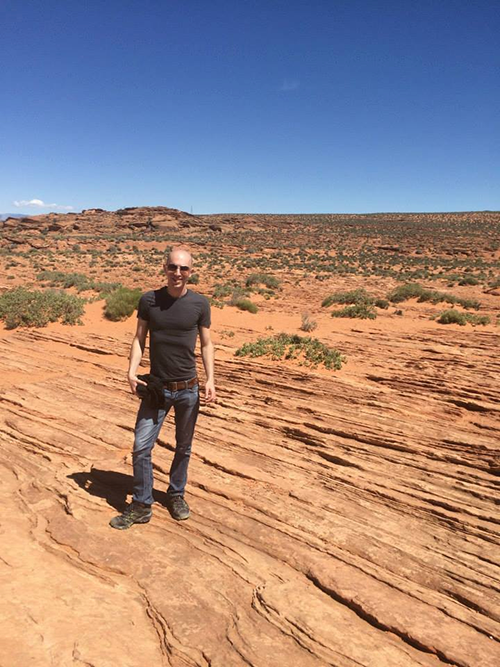
#> input picture Image_processing/face_detection/images/adrian.png, 500 x 667 px
$ python flipping.py ../face_detection/images/adrian.png
#> lines starting #> are read from the running program, lines starting #| are printed output that depends on the picture
# USAGE
# python flipping.py minions.jpg

# import the necessary packages

import cv2
import sys


img = sys.argv[1]
# load the image and show it
image = cv2.imread(img)
#> image is the input picture: shape (667, 500, 3); mean B, G, R 128.5, 135.5, 159.5
cv2.imshow("Original", image)

# flip the image horizontally
flipped = cv2.flip(image, 1)
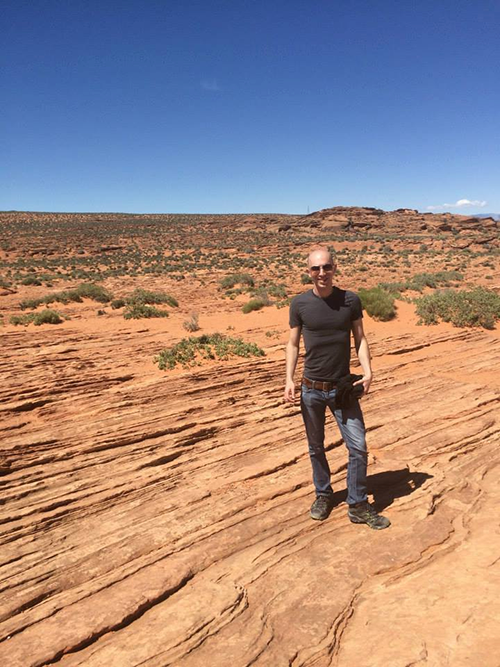
#> flipped: shape (667, 500, 3); mean B, G, R 128.5, 135.5, 159.5
cv2.imshow("Flipped Horizontally", flipped)

# flip the image vertically
flipped = cv2.flip(image, 0)
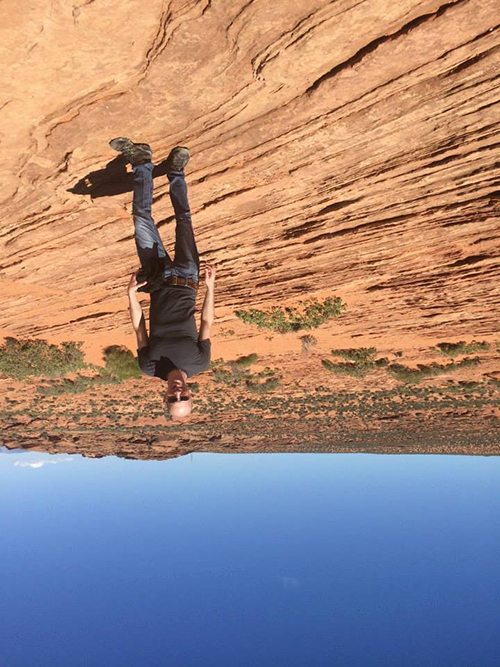
#> flipped: shape (667, 500, 3); mean B, G, R 128.5, 135.5, 159.5
cv2.imshow("Flipped Vertically", flipped)

# flip the image along both axes
flipped = cv2.flip(image, -1)
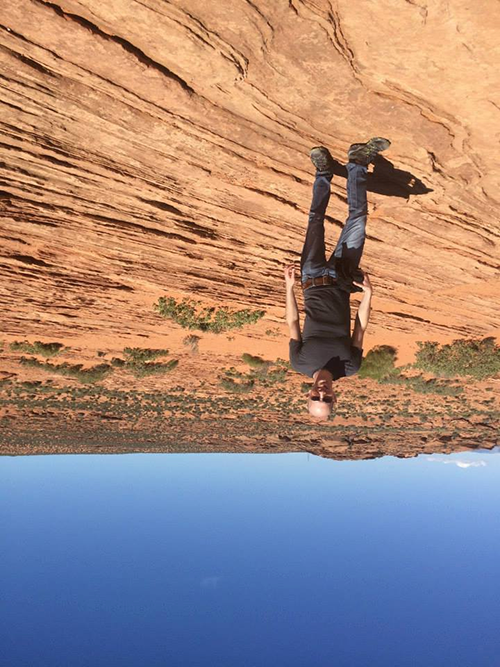
#> flipped: shape (667, 500, 3); mean B, G, R 128.5, 135.5, 159.5
cv2.imshow("Flipped Horizontally & Vertically", flipped)
cv2.waitKey(0)
